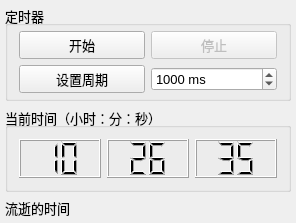
<?xml version="1.0" encoding="UTF-8"?>
<ui version="4.0">
 <class>Widget</class>
 <widget class="QWidget" name="Widget">
  <property name="geometry">
   <rect>
    <x>0</x>
    <y>0</y>
    <width>296</width>
    <height>223</height>
   </rect>
  </property>
  <property name="font">
   <font>
    <pointsize>10</pointsize>
   </font>
  </property>
  <property name="windowTitle">
   <string>Demo3_5 定时器</string>
  </property>
  <layout class="QVBoxLayout" name="verticalLayout">
   <property name="leftMargin">
    <number>5</number>
   </property>
   <property name="topMargin">
    <number>5</number>
   </property>
   <property name="rightMargin">
    <number>5</number>
   </property>
   <property name="bottomMargin">
    <number>5</number>
   </property>
   <item>
    <widget class="QGroupBox" name="groupBox">
     <property name="title">
      <string>定时器</string>
     </property>
     <layout class="QGridLayout" name="gridLayout">
      <property name="topMargin">
       <number>5</number>
      </property>
      <property name="bottomMargin">
       <number>5</number>
      </property>
      <item row="1" column="1">
       <widget class="QSpinBox" name="spinBoxIntv">
        <property name="suffix">
         <string> ms</string>
        </property>
        <property name="maximum">
         <number>999999</number>
        </property>
        <property name="value">
         <number>1000</number>
        </property>
       </widget>
      </item>
      <item row="0" column="0">
       <widget class="QPushButton" name="btnStart">
        <property name="text">
         <string>开始</string>
        </property>
       </widget>
      </item>
      <item row="1" column="0">
       <widget class="QPushButton" name="btnSetIntv">
        <property name="text">
         <string>设置周期</string>
        </property>
       </widget>
      </item>
      <item row="0" column="1">
       <widget class="QPushButton" name="btnStop">
        <property name="enabled">
         <bool>false</bool>
        </property>
        <property name="text">
         <string>停止</string>
        </property>
       </widget>
      </item>
     </layout>
    </widget>
   </item>
   <item>
    <widget class="QGroupBox" name="groupBox_2">
     <property name="title">
      <string>当前时间（小时：分：秒）</string>
     </property>
     <layout class="QHBoxLayout" name="horizontalLayout">
      <item>
       <widget class="QLCDNumber" name="LCDHour">
        <property name="smallDecimalPoint">
         <bool>false</bool>
        </property>
        <property name="digitCount">
         <number>2</number>
        </property>
        <property name="segmentStyle">
         <enum>QLCDNumber::Filled</enum>
        </property>
        <property name="value" stdset="0">
         <double>10.000000000000000</double>
        </property>
        <property name="intValue" stdset="0">
         <number>10</number>
        </property>
       </widget>
      </item>
      <item>
       <widget class="QLCDNumber" name="LCDMin">
        <property name="digitCount">
         <number>2</number>
        </property>
        <property name="segmentStyle">
         <enum>QLCDNumber::Filled</enum>
        </property>
        <property name="value" stdset="0">
         <double>26.000000000000000</double>
        </property>
        <property name="intValue" stdset="0">
         <number>26</number>
        </property>
       </widget>
      </item>
      <item>
       <widget class="QLCDNumber" name="LCDSec">
        <property name="digitCount">
         <number>2</number>
        </property>
        <property name="intValue" stdset="0">
         <number>35</number>
        </property>
       </widget>
      </item>
     </layout>
    </widget>
   </item>
   <item>
    <widget class="QLabel" name="LabElapsedTime">
     <property name="maximumSize">
      <size>
       <width>16777215</width>
       <height>20</height>
      </size>
     </property>
     <property name="text">
      <string>流逝的时间</string>
     </property>
    </widget>
   </item>
  </layout>
 </widget>
 <layoutdefault spacing="6" margin="11"/>
 <resources/>
 <connections/>
</ui>
